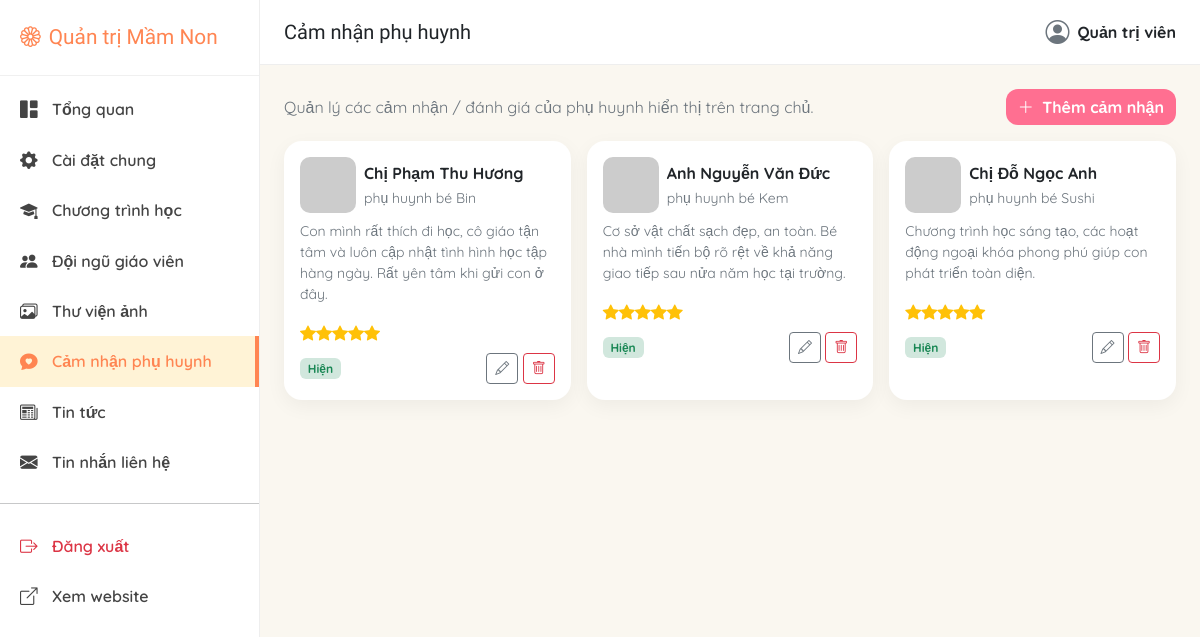
Page /admin/testimonials.php (signed in) on the committed database.
### tables this page shows
CREATE TABLE testimonials (
    id INT PRIMARY KEY AUTO_INCREMENT,
    parent_name VARCHAR(100) NOT NULL,
    child_name VARCHAR(100),
    avatar VARCHAR(255),
    content TEXT,
    rating TINYINT DEFAULT 5,
    display_order INT DEFAULT 0,
    status TINYINT(1) DEFAULT 1,
    created_at TIMESTAMP DEFAULT CURRENT_TIMESTAMP
);

### includes/functions.php (called while the page is built, shortened)
<?php
function e(?string $value): string
{
    return htmlspecialchars($value ?? '', ENT_QUOTES, 'UTF-8');
}
function upload_url(?string $filename, string $subfolder, string $fallback = ''): string
{
    return $fallback;
}

### admin/testimonials.php (the view, shortened to what this page needs)
<?php
require_once __DIR__ . '/../includes/functions.php';
$items = $pdo->query("SELECT * FROM testimonials ORDER BY display_order ASC, id DESC")->fetchAll();
include __DIR__ . '/includes/admin_header.php';
?>
<div class="d-flex justify-content-between align-items-center mb-3">
    <p class="text-secondary mb-0">Quản lý các cảm nhận / đánh giá của phụ huynh hiển thị trên trang chủ.</p>
    <button class="btn btn-primary-playful" data-bs-toggle="modal" data-bs-target="#tsModal" onclick="openCreate()">
        <i class="bi bi-plus-lg me-1"></i> Thêm cảm nhận
    </button>
</div>
<div class="row g-3">
    <?php foreach ($items as $item): ?>
    <div class="col-md-6 col-lg-4">
        <div class="card card-panel p-3 h-100">
            <div class="d-flex align-items-center gap-2 mb-2">
                <img src="<?= e(upload_url($item['avatar'], 'settings', 'https://ui-avatars.com/api/?background=FFC93C&color=7a4a00&name=' . urlencode($item['parent_name']))) ?>" class="thumb-preview">
                <div>
                    <div class="fw-bold"><?= e($item['parent_name']) ?></div>
                    <small class="text-secondary"><?= e($item['child_name']) ?></small>
                </div>
            </div>
            <p class="small text-secondary" style="min-height:60px;"><?= e($item['content']) ?></p>
            <div class="text-warning mb-2"><?php for ($i=0;$i<(int)$item['rating'];$i++) echo '<i class="bi bi-star-fill"></i>'; ?></div>
            <div class="d-flex justify-content-between align-items-center">
                <?= $item['status'] ? '<span class="badge bg-success-subtle text-success">Hiện</span>' : '<span class="badge bg-secondary-subtle text-secondary">Ẩn</span>' ?>
                <div>
                    <button class="btn btn-sm btn-outline-secondary" onclick='openEdit(<?= json_encode($item, JSON_UNESCAPED_UNICODE) ?>)'><i class="bi bi-pencil"></i></button>
                    <form method="POST" class="d-inline" onsubmit="return confirm('Xoá cảm nhận này?');">
                        <button class="btn btn-sm btn-outline-danger"><i class="bi bi-trash"></i></button>
                    </form>
                </div>
            </div>
        </div>
    </div>
    <?php endforeach; ?>
</div>
<?php include __DIR__ . '/includes/admin_footer.php'; ?>

### admin/includes/admin_header.php (style rules this page uses)
body { font-family: 'Quicksand', sans-serif; background: #FAF7F0; }
.card-panel { border: none; border-radius: 18px; box-shadow: 0 6px 20px rgba(0,0,0,0.05); }
.btn-primary-playful { background: #FF6F91; border: none; border-radius: 12px; font-weight: 700; color: #fff; }
.thumb-preview { width: 56px; height: 56px; object-fit: cover; border-radius: 10px; }

### rows in the picture
testimonials: parent_name "Chị Phạm Thu Hương", child_name "phụ huynh bé Bin", content "Con mình rất thích đi học, cô giáo tận tâm và luôn cập nhật tình hình học tập hàng ngày. Rất yên tâm khi gửi con ở đây.", rating 5 (drawn), status "Hiện"
testimonials: parent_name "Anh Nguyễn Văn Đức", child_name "phụ huynh bé Kem", content "Cơ sở vật chất sạch đẹp, an toàn. Bé nhà mình tiến bộ rõ rệt về khả năng giao tiếp sau nửa năm học tại trường.", rating 5 (drawn), status "Hiện"
testimonials: parent_name "Chị Đỗ Ngọc Anh", child_name "phụ huynh bé Sushi", content "Chương trình học sáng tạo, các hoạt động ngoại khóa phong phú giúp con phát triển toàn diện.", rating 5 (drawn), status "Hiện"

### other values in the picture
$item['label'] "Tổng quan"
$item['label'] "Cài đặt chung"
$item['label'] "Chương trình học"
$item['label'] "Đội ngũ giáo viên"
$item['label'] "Thư viện ảnh"
$item['label'] "Cảm nhận phụ huynh"
$item['label'] "Tin tức"
$item['label'] "Tin nhắn liên hệ"
$pageTitle "Cảm nhận phụ huynh"
$_SESSION['admin_name'] "Quản trị viên"
